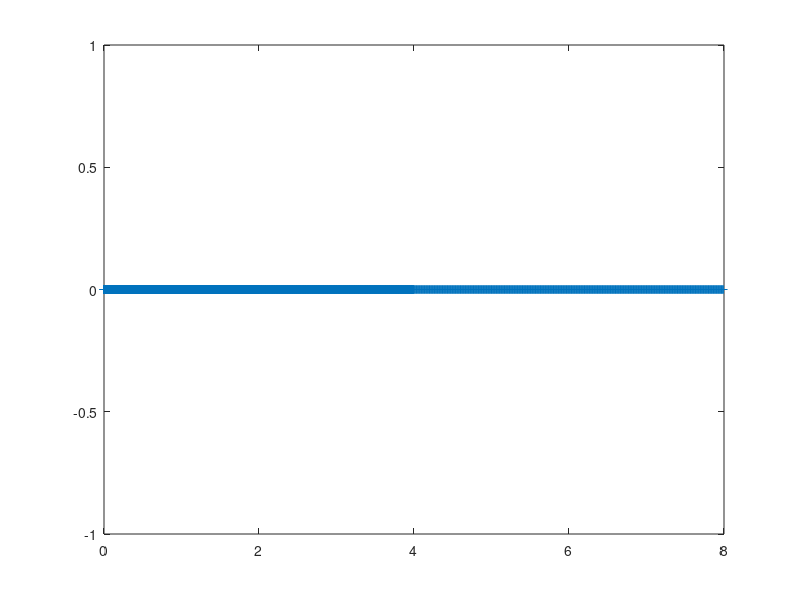

The MATLAB source for this figure:
% Problem[3] 

%[a] Produce a plot for the system (B,t,L,U) = (2,3,-2,3)
% Also, calculate the rounding unit for this modest floating point system.

%To do this we need to generate all the numbers in the given floating point
%system. To do this we need two for loops and and each iteration we save
%those numbers to a vector x

%WARNING: Running the code might take a lot of time

x = zeros(1,6000); %Our floating point system has about 6000 numbers
increase = 0.001;  %We increase our numbers by this amount each iteration
i = 1;             %i is a counter for the index of array x

for exp = -2:3          %Range of exponets for given system
    increase = 0.001;    %Reset increase after we change exponent
    for mant = 1:999    %Run loop 999 times
        x(1,i) = increase.*2.^exp;   %Save number to array x
        increase = increase + 0.001; %Increase + 0.001
        i = i + 1;                    %Move index +1
    end
end

y = zeros(1,length(x));  %Fill vector y with zeros
plot(x,y,'+')           %Plot

%The rounding unit for this floating point system can be calculate with the
%followng formula: n = (1/2)(2^-t) where n is the rounding unit and t is
%the number of decimal places the mantisa has. Therefore our floating point
%system has n = (1/2)*(2^-3) = 2^-4

%Explanation of the graph: As we have discussed in class, most numbers are
%packed in the left side of the graph since they are the smallest ones and
%their spacing is so little. As the exponent increases in our system, we
%notice that bigger numbers are far away from each other with a larger
%spacing. We can conclude that floating point representations can hold
%really small numbers with an almost insignificant difference between them
%and they can also hold large numbers with significant differences. 

%Please zoom in in the graph to notice the spacing between the numbers. 